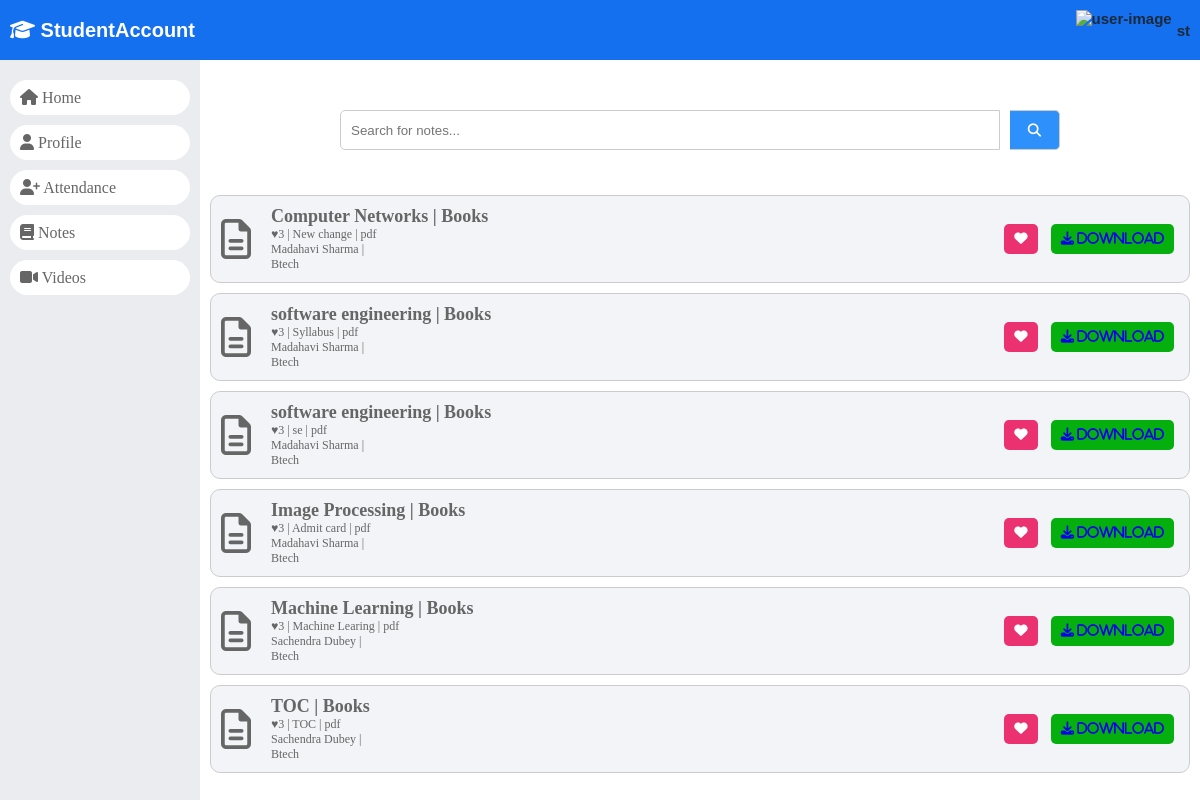
The app's page /student_notes/ (signed in) with its own data.
### dashboard/models.py (models this page shows)
class CustomUser(AbstractUser):
	HOD = '1'
	STAFF = '2'
	STUDENT = '3'
	EMAIL_TO_USER_TYPE_MAP = {
		'hod': HOD,
		'staff': STAFF,
		'student': STUDENT
	}
	user_type_data = ((HOD, "HOD"), (STAFF, "Staff"), (STUDENT, "Student"))
	user_type = models.CharField(default=1, choices=user_type_data, max_length=10)

class Notes(models.Model):
    id = models.AutoField(primary_key=True)
    subject_id = models.ForeignKey(Subjects, on_delete=models.CASCADE)
    course_id = models.ForeignKey(Courses, on_delete=models.CASCADE)
    session_year_id = models.ForeignKey(SessionYearModel, on_delete=models.CASCADE)
    uploaded_by = models.ForeignKey(Staffs, on_delete=models.CASCADE)
    upload_date = models.DateTimeField(auto_now_add=True)
    document = models.FileField(upload_to='notes/')
    description = models.TextField()
    objects = models.Manager()

class Subjects(models.Model):
	id =models.AutoField(primary_key=True)
	subject_name = models.CharField(max_length=255)
	course_id = models.ForeignKey(Courses, on_delete=models.CASCADE, default=1)
	staff_id = models.ForeignKey(CustomUser, on_delete=models.CASCADE)
	created_at = models.DateTimeField(auto_now_add=True)
	updated_at = models.DateTimeField(auto_now=True)
	objects = models.Manager()

class Staffs(models.Model):
	id = models.AutoField(primary_key=True)
	admin = models.OneToOneField(CustomUser, on_delete = models.CASCADE)
	address = models.TextField()
	created_at = models.DateTimeField(auto_now_add=True)
	updated_at = models.DateTimeField(auto_now=True)
	objects = models.Manager()

class Courses(models.Model):
	id = models.AutoField(primary_key=True)
	course_name = models.CharField(max_length=255)
	created_at = models.DateTimeField(auto_now_add=True)
	updated_at = models.DateTimeField(auto_now=True)
	objects = models.Manager()

### dashboard/StudentViews.py (the view)
# urls.py: path('student_notes/', StudentViews.student_notes, name="student_notes"),
def student_notes(request):
    notes = Notes.objects.all()
    context = {
        "notes": notes
    }
    return render(request,'student page/notes.html',context)

### dashboard/templates/student page/notes.html (shortened to what this page needs)
{% load static %}
<!DOCTYPE html>
<html lang="en">
<head>
    <link rel="stylesheet" href="https://cdnjs.cloudflare.com/ajax/libs/font-awesome/6.5.1/css/all.min.css"
 />
        <link rel="stylesheet" href="{% static 'style.css' %}">
</head>
<body>
    <header>
        <div>
            <a href="/">
                <div class="logo">
                    <i class="fa-solid fa-graduation-cap"></i>
                    StudentAccount
                </div>
            </a>
        </div>
        {% include '../headerUser.html' %}
    </header>
    <div id="main">
        {% include './navigation.html' %}
        <div id="student_record">
            <div id="notes">
                <div id="search-bar">
                    <form>
                        <input type="search" name="search" id="search" placeholder="Search for notes..." />
                        <button type="submit">
                            <i class="fa-solid fa-magnifying-glass"></i>
                        </button>
                    </form>
                </div>
                {% for file in notes %}
                <div class="note">
                    <div class="detail">
                        <div class="image">
                            <i class="fa-regular fa-file-lines"></i>
                        </div>
                        <div class="info">
                            <div class="note-title">
                                <span>{{file.subject_id.subject_name}}</span><span>Books</span>
                            </div>
                            <div class="extra-info">
                                <span>♥3</span>
                                <span>{{file.description}}</span>
                                <span>pdf</span>
                            </div>
                            <div class="upload-info">
                                <span>{{file.uploaded_by.admin.first_name}} {{file.uploaded_by.admin.last_name}}</span>
                                <span>{{file.uploaded_date}}</span>
                            </div>
                            <div class="category">
                                <span>{{file.course_id.course_name}}</span>
                            </div>
                        </div>
                    </div>
                    <div class="actions">
                        <button class="like btn">
                            <i class="fa fa-heart"></i>
                        </button>
                        <button class="download btn">
                            <a href="{{ file.document.url }}" download>
                            <i class="fa fa-download"> download</i>
                        </a>
                        </button>
                    </div>
                </div>
                {% endfor %}
            </div>
        </div>
    </div>
</body>
</html>

### dashboard/templates/headerUser.html (shortened to what this page needs)
<div class="user">
    <div>
        <img src="https://cdn-icons-png.flaticon.com/512/1144/1144760.png" alt="user-image">
    </div>
    <div class="name">{{ user.username }}</div>
</div>

### static/style.css (style rules this page uses)
:root { --light-black: #1d2939; --sky-blue: #1570ef; --light-blue: #2e90fa; --nav-bg: #eaecf0; --nav-text: #666; --success-color: #039855; --error-color: #f97066; --white: #fff; --table-grid-dark: #eaecf0; --table-grid-light: #fcfcfd; --table-heading: #d0d5dd; --dialog-backdrop: #26262690; --gray-6: #666; --gray-e: #ebebeb; --note-gray: #f2f4f7; --page-heading: #666; --page-highlight-heading: #3f3737; --yellow: #fec84b; }
html, body { margin: 0; padding: 0; }
a { text-decoration: none; }
#main { display: flex; height: calc(100vh - 60px); }
#student_record { max-width: calc(100% - 200px); flex: 1; }
header { width: 100%; height: 60px; padding: 10px; box-sizing: border-box; display: flex; justify-content: space-between; gap: 20px; background: var(--sky-blue); font-family: arial; }
header .logo { height: 40px; line-height: 40px; font-size: 20px; font-weight: 600; color: var(--white); }
header .user { display: flex; justify-content: center; gap: 5px; height: 100%; font-size: 15px; font-weight: bold; color: var(--light-black); position: relative; }
header .user img { height: 100%; }
header .user div.name { align-self: center; }
#search-bar form { display: flex; gap: 10px; width: 90%; max-width: 300px; margin-left: auto; margin-right: 40px; height: 35px; font-size: 17px; }
#search-bar input { flex: 1; border: 1.5px solid #666; padding: 0 10px; box-sizing: border-box; border-radius: 5px; }
#search-bar button { width: 50px; border-radius: 5px; background-color: var(--light-blue); color: var(--white); border: 0; cursor: pointer; }
#notes { margin: 10px; }
#notes #search-bar form { display: flex; width: 90%; max-width: 720px; margin: 50px auto; }
#notes #search-bar form input, #notes #search-bar form button { height: 40px; padding: 0 10px; border: 1px solid #ccc; }
#notes #search-bar form input { width: calc(100% - 50px); border-radius: 5px 0 0 5px; }
#notes #search-bar form button { width: 50px; border-radius: 0 5px 5px 0; border-left: 0; }
#notes .note { border: 1px solid #ccc; border-radius: 10px; padding: 10px; box-sizing: border-box; display: flex; justify-content: space-between; align-items: center; background: var(--note-gray); margin: 10px 0; }
#notes .note .detail { display: flex; align-items: center; gap: 20px; }
#notes .note .image i { font-size: 40px; }
#notes .note span + span::before { content: " | "; }
#notes .note .note-title { font-weight: bold; font-size: 18px; }
#notes .note div { font-size: 12px; color: #666; }
#notes .note .actions .btn { padding: 0 10px; line-height: 30px; border-radius: 5px; border: 0; cursor: pointer; margin: 0 5px; }
#notes .note .actions button.download, .download { background: rgb(5, 175, 14); color: var(--white); }
#notes .note .actions button.like { background: rgb(235, 49, 111); color: var(--white); }

### records on screen
CustomUser: username "st"
Notes: subject_id.subject_name "Computer Networks", description "New change", uploaded_by.admin.first_name "Madahavi", uploaded_by.admin.last_name "Sharma", course_id.course_name "Btech"
Notes: subject_id.subject_name "software engineering", description "Syllabus", uploaded_by.admin.first_name "Madahavi", uploaded_by.admin.last_name "Sharma", course_id.course_name "Btech"
Notes: subject_id.subject_name "software engineering", description "se", uploaded_by.admin.first_name "Madahavi", uploaded_by.admin.last_name "Sharma", course_id.course_name "Btech"
Notes: subject_id.subject_name "Image Processing", description "Admit card", uploaded_by.admin.first_name "Madahavi", uploaded_by.admin.last_name "Sharma", course_id.course_name "Btech"
Notes: subject_id.subject_name "Machine Learning", description "Machine Learing", uploaded_by.admin.first_name "Sachendra", uploaded_by.admin.last_name "Dubey", course_id.course_name "Btech"
Notes: subject_id.subject_name "TOC", description "TOC", uploaded_by.admin.first_name "Sachendra", uploaded_by.admin.last_name "Dubey", course_id.course_name "Btech"
